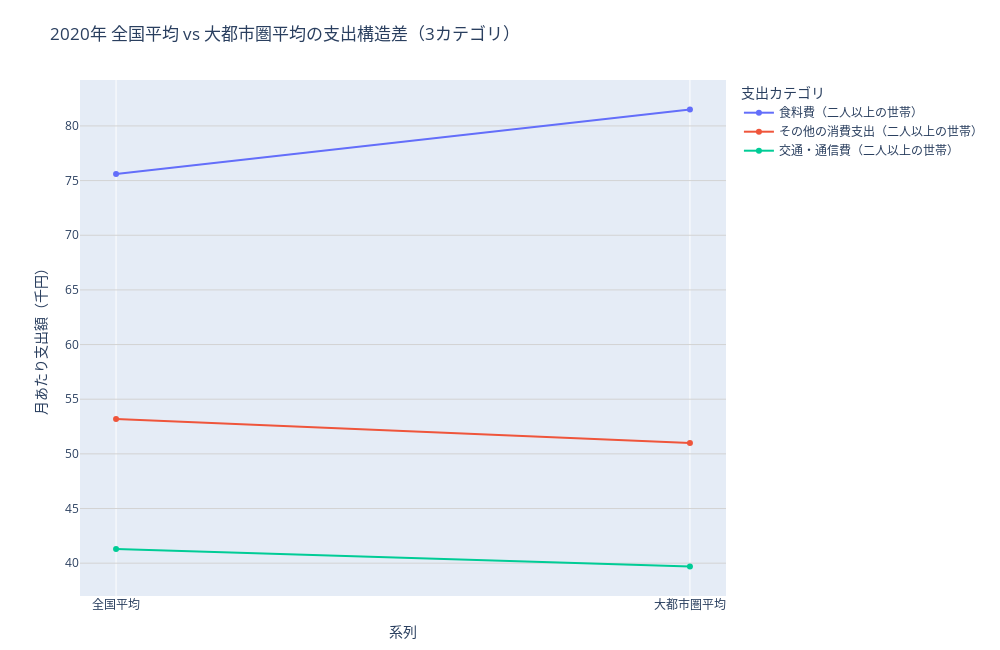

Notebook source saved alongside this figure:
### Code cell
import pandas as pd
import plotly.express as px
import plotly.io as pio

CSV_PATH = "SSDSE-B-2025.csv"
TARGET_YEAR = 2020

df = pd.read_csv(CSV_PATH)
df_year = df[df["年度"] == TARGET_YEAR].copy()

# ---- 10カテゴリ ----
spend_cols = [
    "食料費（二人以上の世帯）",
    "交通・通信費（二人以上の世帯）",
    "その他の消費支出（二人以上の世帯）",
]

metro = [
    "東京都", "神奈川県", "千葉県", "埼玉県",
    "愛知県", "大阪府", "兵庫県", "福岡県"
]

# 各県の平均
pref_means = (
    df_year
    .groupby("都道府県", as_index=False)[spend_cols]
    .mean()
)

# 全国平均
nat_mean = pref_means[spend_cols].mean()

# 大都市圏平均
metro_mean = pref_means[pref_means["都道府県"].isin(metro)][spend_cols].mean()

# スロープチャート用データ
df_slope = pd.DataFrame({
    "カテゴリ": spend_cols * 2,
    "系列": (["全国平均"] * len(spend_cols)) + (["大都市圏平均"] * len(spend_cols)),
    "金額": list(nat_mean.values) + list(metro_mean.values),
})

df_slope["金額_千円"] = (df_slope["金額"] / 1000).round(1)

# カテゴリを全国平均の高い順に並べる
cat_order = (
    df_slope[df_slope["系列"] == "全国平均"]
    .sort_values("金額_千円", ascending=False)["カテゴリ"]
    .tolist()
)

fig = px.line(
    df_slope,
    x="系列",
    y="金額_千円",
    color="カテゴリ",
    line_group="カテゴリ",
    markers=True,
    category_orders={
        "系列": ["全国平均", "大都市圏平均"],
        "カテゴリ": cat_order
    },
    title=f"{TARGET_YEAR}年 全国平均 vs 大都市圏平均の支出構造差（3カテゴリ）",
    labels={"金額_千円": "月あたり支出額（千円）"}
)

# ホバー情報
fig.update_traces(
    hovertemplate="%{x}<br>%{legendgroup}<br>%{y:.1f} 千円"
)

fig.update_yaxes(showgrid=True, gridcolor="lightgray", dtick=5)

fig.update_layout(
    width=1000,
    height=650,
    legend_title="支出カテゴリ",
    margin=dict(l=80, r=80, t=80, b=40),
)

fig.show()

### Figure 1 — Plotly figure (JSON) as saved in the notebook; plotly's stock layout.template omitted (floating-point values rounded to 4 significant figures)
{"data": [{"hovertemplate": "%{x}<br>%{legendgroup}<br>%{y:.1f} 千円", "legendgroup": "食料費（二人以上の世帯）", "line": {"color": "#636efa", "dash": "solid"}, "marker": {"symbol": "circle"}, "mode": "lines+markers", "name": "食料費（二人以上の世帯）", "orientation": "v", "showlegend": true, "type": "scatter", "x": ["全国平均", "大都市圏平均"], "xaxis": "x", "y": [75.6, 81.5], "yaxis": "y"}, {"hovertemplate": "%{x}<br>%{legendgroup}<br>%{y:.1f} 千円", "legendgroup": "その他の消費支出（二人以上の世帯）", "line": {"color": "#EF553B", "dash": "solid"}, "marker": {"symbol": "circle"}, "mode": "lines+markers", "name": "その他の消費支出（二人以上の世帯）", "orientation": "v", "showlegend": true, "type": "scatter", "x": ["全国平均", "大都市圏平均"], "xaxis": "x", "y": [53.2, 51], "yaxis": "y"}, {"hovertemplate": "%{x}<br>%{legendgroup}<br>%{y:.1f} 千円", "legendgroup": "交通・通信費（二人以上の世帯）", "line": {"color": "#00cc96", "dash": "solid"}, "marker": {"symbol": "circle"}, "mode": "lines+markers", "name": "交通・通信費（二人以上の世帯）", "orientation": "v", "showlegend": true, "type": "scatter", "x": ["全国平均", "大都市圏平均"], "xaxis": "x", "y": [41.3, 39.7], "yaxis": "y"}], "layout": {"height": 650, "legend": {"title": {"text": "支出カテゴリ"}, "tracegroupgap": 0}, "margin": {"b": 40, "l": 80, "r": 80, "t": 80}, "title": {"text": "2020年 全国平均 vs 大都市圏平均の支出構造差（3カテゴリ）"}, "width": 1000, "xaxis": {"anchor": "y", "categoryarray": ["全国平均", "大都市圏平均"], "categoryorder": "array", "domain": [0, 1], "title": {"text": "系列"}}, "yaxis": {"anchor": "x", "domain": [0, 1], "dtick": 5, "gridcolor": "lightgray", "showgrid": true, "title": {"text": "月あたり支出額（千円）"}}}}
